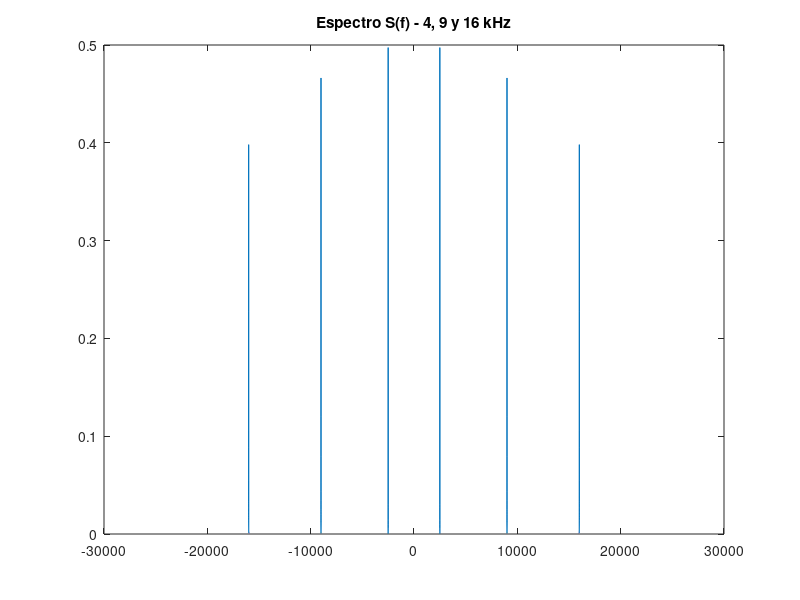

This chart was generated by the following MATLAB code: (Note: this script raises an error after producing the figure.)
%% Generación de un audio de 3 tonos: 4k, 9k y 16 k
clc
close all
clear

% 1. Parámetros de muestreo:

fs = 44000;
ts = 1/fs;

% Tiempo total de la muestra
T = 5;

t = 0:ts:T;
s =  cos(2.5e3.*2 .*pi.*t) + cos(9e3.*2 .*pi.*t) + cos(16e3.*2 .*pi.*t);

% Visualización del espectro de la señal original

N = length (s);
S = fft(s) / N;
S = fftshift(S);
df = 1 / T;


figure
f = (-N/2:N/2-1)*df;
plot(f, abs(S))
title("Espectro S(f) - 4, 9 y 16 kHz")

% Reproducción del audio sin filtrar: 3 segundos
soundsc(s, fs)
figure
spectrogram(s, [], [], [], fs, "yaxis")

figure
plot(t, s)

%% Visualización de la respuesta en frecuencia (filtro pasabanda - de 8 a 12 kHZ)

[b, a] = butter(3, [8000/(fs/2) 12000/(fs/2)], "bandpass");

figure
freqz(b, a, [], fs)

% Señal filtrada y espectro de la señal señal filtrada
filtered = filter(b, a, s);

N = length (filtered);
S = fft(filtered) / N;
S = fftshift(S);
df = 1 / T;

figure
f = (-N/2:N/2-1)*df;
plot(f, abs(S))
title("Espectro S(f) ")

soundsc(filtered, fs)

figure
spectrogram(filtered, [], [], [], fs, "yaxis")



%% Visualización de la respuesta en frecuencia (filtro pasabaja de 6kHz)

[b, a] = butter(6, 6000/(fs/2));

figure
freqz(b, a, [], fs)

% Señal filtrada y espectro de la señal señal filtrada
filtered = filter(b, a, s);

N = length (filtered);
S = fft(filtered) / N;
S = fftshift(S);
df = 1 / T;

figure
f = (-N/2:N/2-1)*df;
plot(f, abs(S))
title("Espectro S(f) , pasabajas 6k")

sound(filtered, fs)

%% Visualización de la respuesta en frecuencia (filtro pasaalta de 12kHz)

[b, a] = butter(6, 12000/(fs/2), "high");

figure
freqz(b, a, [], fs)

% Señal filtrada y espectro de la señal señal filtrada
filtered = filter(b, a, s);

N = length (filtered);
S = fft(filtered) / N;
S = fftshift(S);
df = 1 / T;

figure
f = (-N/2:N/2-1)*df;
plot(f, abs(S))
title("Espectro S(f) , pasabajas 6k")


figure
spectrogram(s, [], [], [], fs, "yaxis")
sound(filtered, fs)


%% Espectrograma de una señal de audio cargada

clc
clear
close all
[s_stereo, Fs] = audioread("corrupted.m4a");
s = s_stereo(:,1);

figure
spectrogram(s,[],[],[],Fs,'yaxis')

N = length (s);
S = fft(s) / N;
S = fftshift(S);

figure
f = linspace(-Fs/2, Fs/2, N);
plot(f, 20*log10(abs(S)))
title("Espectro S(f)")

soundsc(s, Fs)

%%
[b, a] = butter(3, [900/(Fs/2) 1100/(Fs/2) ], "stop");
filtered = filter(b, a, s);

[b, a] = butter(3, [1900/(Fs/2) 2100/(Fs/2) ], "stop");
filtered = filter(b, a, filtered);

[b, a] = butter(3, 500/(Fs/2) , "low");
filtered = filter(b, a, filtered);

figure
spectrogram(filtered,[],[],[],Fs,'yaxis')

N = length (filtered);
S = fft(filtered) / N;
S = fftshift(S);

figure
f = linspace(-Fs/2, Fs/2, N);
plot(f, 20*log10(abs(S)))
title("Espectro S(f) - señal filtrada")

pause
soundsc(s, Fs)
pause
soundsc(filtered, Fs)

%%

[s_stereo, Fs] = audioread("crackle old tape noise.mp3");
s = s_stereo(:,1);

figure
spectrogram(s,[],[],[],Fs,'yaxis')

soundsc(s, Fs)

%% 
[s_stereo, Fs] = audioread("dm3_n2H.wav");
s = s_stereo(:,1);

figure
spectrogram(s,[],[],[],Fs,'yaxis')

soundsc(s, Fs)


